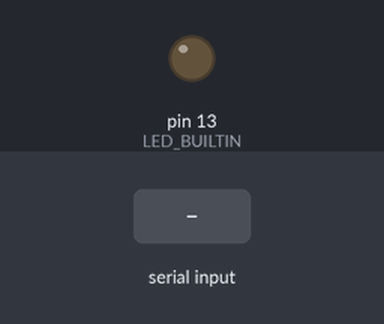
Simulated run of this sketch. Board: Arduino Uno, built with avr-gcc and run on an emulated ATmega328P. On the bench: output pins drawn as LEDs (lit = HIGH). Inputs (shaded band) come from the test bench.

Above: at 1.2 s.
1.3 s: "A" received over Serial
At 2.2 s:
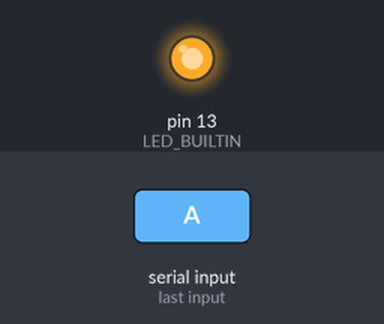
3.8 s: byte 75 ('K') received over Serial
At 6.5 s:
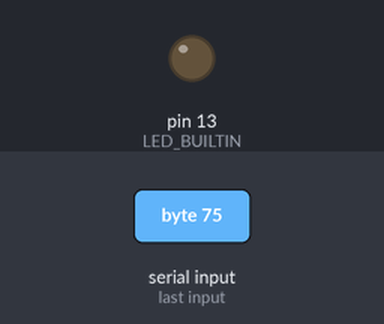
6.8 s: "B" received over Serial
At 7.2 s:
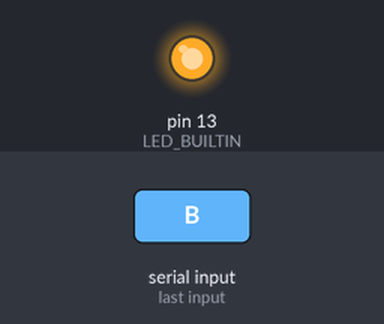
9.8 s: "C" received over Serial
At 12.7 s:
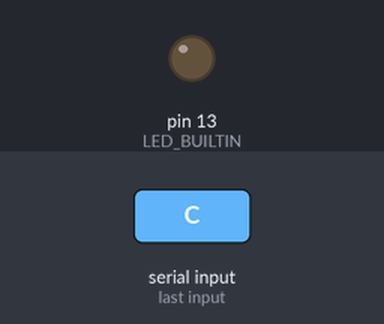
Timing chart, 0 to 13.8 s (numbered marks = the images above; inputs shaded):
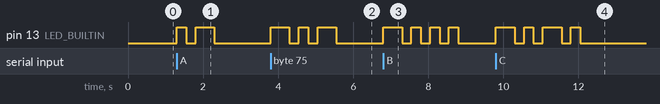

The sketch:

Bonus-HW1.ino
```cpp
void blinkDot() {
  digitalWrite(LED_BUILTIN, HIGH);
  delay(250);
  digitalWrite(LED_BUILTIN, LOW);
  delay(250);
}

void blinkDash() {
  digitalWrite(LED_BUILTIN, HIGH);
  delay(500);
  digitalWrite(LED_BUILTIN, LOW);
  delay(250);
}

void blinkLetter(char letter) {
  switch (letter) {
    case 'A': blinkDot(); blinkDash(); break;      // .-
    case 'B': blinkDash(); blinkDot(); blinkDot(); blinkDot(); break; // -...
    case 'C': blinkDash(); blinkDot(); blinkDash(); blinkDot(); break; // -.-.
    case 'D': blinkDash(); blinkDot(); blinkDot(); break; // -..
    case 'E': blinkDot(); break;                    // .
    case 'F': blinkDot(); blinkDot(); blinkDash(); blinkDot(); break; // ..-.
    case 'G': blinkDash(); blinkDash(); blinkDot(); break; // --.
    case 'H': for (int i = 0; i < 4; i++) blinkDot(); break; // ....
    case 'I': blinkDot(); blinkDot(); break;       // ..
    case 'J': blinkDot(); blinkDash(); blinkDash(); blinkDash(); break; // .---
    case 'K': blinkDash(); blinkDot(); blinkDash(); break; // -.-
    case 'L': blinkDot(); blinkDash(); blinkDot(); blinkDot(); break; // .-..
    case 'M': blinkDash(); blinkDash(); break;      // --
    case 'N': blinkDash(); blinkDot(); break;       // -.
    case 'O': blinkDash(); blinkDash(); blinkDash(); break; // ---
    case 'P': blinkDot(); blinkDash(); blinkDash(); blinkDot(); break; // .--.
    case 'Q': blinkDash(); blinkDash(); blinkDot(); blinkDash(); break; // --.-
    case 'R': blinkDot(); blinkDash(); blinkDot(); break; // .-.
    case 'S': for (int i = 0; i < 3; i++) blinkDot(); break; // ...
    case 'T': blinkDash(); break;                    // -
    case 'U': blinkDot(); blinkDot(); blinkDash(); break; // ..-
    case 'V': for (int i = 0; i < 3; i++) { blinkDot(); } blinkDash(); break; // ...-
    case 'W': blinkDot(); blinkDash(); blinkDash(); break; // .--
    case 'X': blinkDash(); blinkDot(); blinkDot(); blinkDash(); break; // -..-
    case 'Y': blinkDash(); blinkDot(); blinkDash(); blinkDash(); break; // -.--
    case 'Z': blinkDash(); blinkDash(); blinkDot(); blinkDot(); break; // --..
    case '0': for (int i = 0; i < 5; i++) blinkDash(); break; // -----
    case '1': blinkDot(); for (int i = 0; i < 4; i++) blinkDash(); break; // .----
    case '2': for (int i = 0; i < 2; i++) { blinkDot(); } blinkDash(); break; // ..---
    case '3': for (int i = 0; i < 3; i++) { blinkDot(); } blinkDash(); break; // ...--
    case '4': for (int i = 0; i < 4; i++) { blinkDot(); } blinkDash(); break; // ....-
    case '5': for (int i = 0; i < 5; i++) blinkDot(); break; // .....
    case '6': blinkDash(); for (int i = 0; i < 4; i++) blinkDot(); break; // -....
    case '7': blinkDash(); blinkDash(); for (int i = 0; i < 3; i++) blinkDot(); break; // --...
    case '8': blinkDash(); blinkDash(); blinkDash(); blinkDot(); break; // ---..
    case '9': blinkDash(); blinkDash(); blinkDash(); blinkDash(); blinkDot(); break; // ----.
    case ' ': delay(1000); break; // Long pause for space
    default: break; // Do nothing for unknown characters
  }
}

void setup() {
  Serial.begin(9600);
  pinMode(LED_BUILTIN, OUTPUT);
}

void loop() {
  if (Serial.available()) {
    char letter = Serial.read(); // Read a single character
    blinkLetter(letter); // Blink the corresponding Morse code for the letter
    delay(500); // Space between letters
  }
}
```

Measured:
- after the input at 1.3 s, pin 13 (LED_BUILTIN): LOW → HIGH at once, → LOW 0.25 s later, → HIGH 0.25 s later, → LOW 0.50 s later
- after the input at 3.8 s, pin 13 (LED_BUILTIN): goes HIGH 0.50 s, LOW 0.25 s, HIGH 0.25 s, LOW 0.25 s, HIGH 0.50 s, then LOW, starting at once
- after the input at 6.8 s, pin 13 (LED_BUILTIN): LOW → HIGH at once, then repeats every 0.50 s: LOW 0.25 s, HIGH 0.25 s, until it stays LOW from 8.8 s
- after the input at 9.8 s, pin 13 (LED_BUILTIN): LOW → HIGH at once, → LOW 0.50 s later, → HIGH 0.25 s later, → LOW 0.25 s later, … (8 changes in this stretch)
